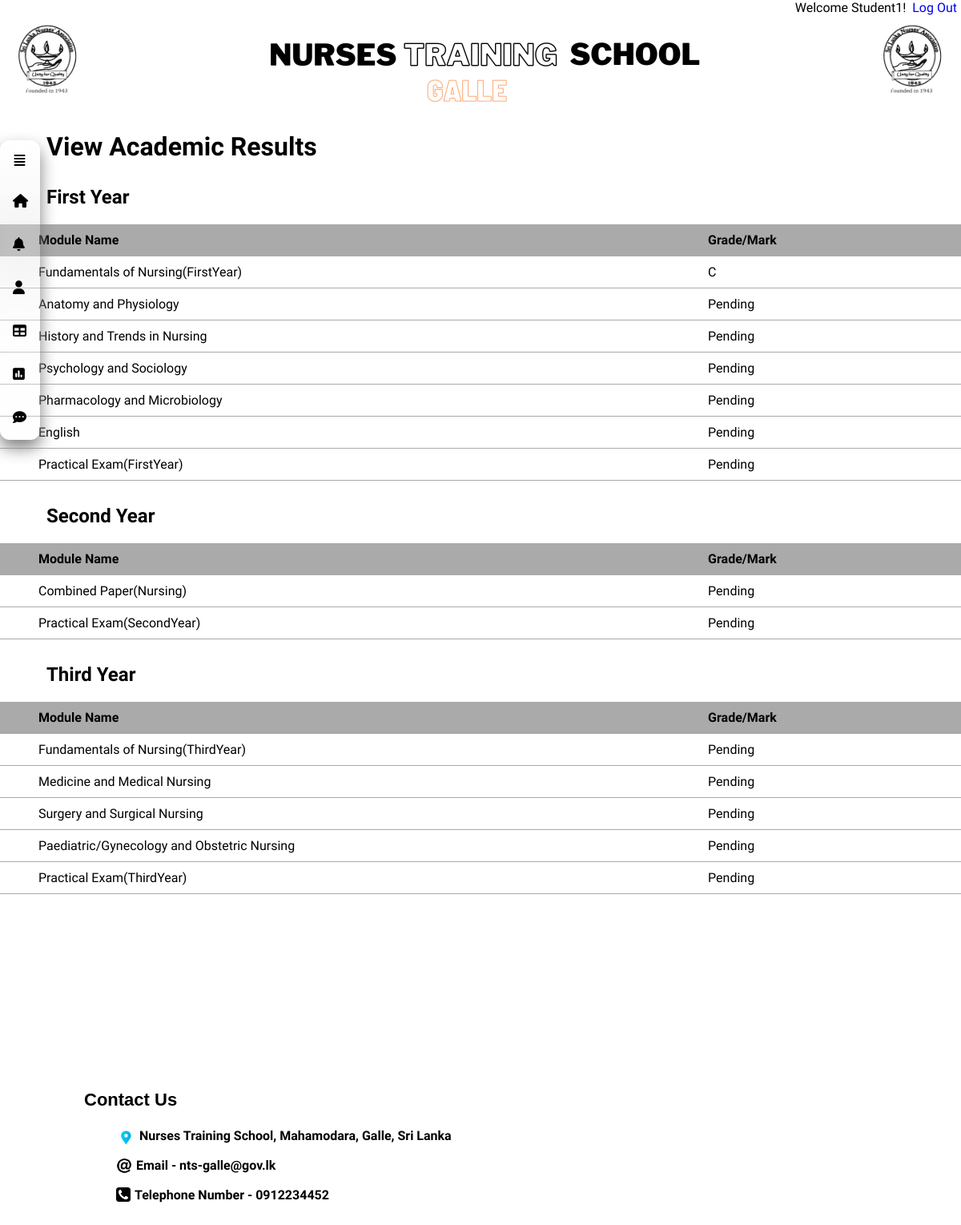
The page /view-results.php (signed in) on the database its author committed.
### tables this page shows
CREATE TABLE `result` (
  `index_no` varchar(6) NOT NULL,
  `first_name` varchar(50) NOT NULL,
  `last_name` varchar(100) NOT NULL,
  `batch` int(4) NOT NULL,
  `1Y01` varchar(4) NOT NULL,
  `1Y02` varchar(4) NOT NULL,
  `1Y03` varchar(4) NOT NULL,
  `1Y04` varchar(4) NOT NULL,
  `1Y05` varchar(4) NOT NULL,
  `1Y06` varchar(4) NOT NULL,
  `1Y07` varchar(4) NOT NULL,
  `2Y01` varchar(4) NOT NULL,
  `2Y02` varchar(4) NOT NULL,
  `3Y01` varchar(4) NOT NULL,
  `3Y02` varchar(4) NOT NULL,
  `3Y03` varchar(4) NOT NULL,
  `3Y04` varchar(4) NOT NULL,
  `3Y05` varchar(4) NOT NULL,
  `is_deleted` tinyint(1) NOT NULL
);

### Model/model.php (called while the page is built, shortened)
<?php require_once __DIR__ . "/../Model/userdb.php" ?>
<?php require_once __DIR__ . "/../inc/functions.php" ?>
<?php require_once('timetable.php'); ?>
<?php
class Model {
	public static function viewResults(){
		global $connection;
		$query = "SELECT * FROM result WHERE index_no = '{$_SESSION['index_no']}'";
		$record = mysqli_query($connection, $query);
		if (mysqli_num_rows($record) == 1) {
			$user = mysqli_fetch_assoc($record);
			return $user;
		} else {
			$errors[] = 'No Record in Result Table';
			return null;
		}
	}
}
 ?>

### inc/functions.php (the view, shortened to what this page needs)
<?php
	function generate_result_table_row($i){
		$table_data = '';
		global $allKeys;
		global $modules;
		global $user;
		$module_code = $allKeys[$i];
		$module_name = $modules[$module_code];
		$grade = $user[$module_code]; if (strtolower($grade) == 'null' ) {
			$grade = 'Pending';
		}
		$table_data .= "<tr>";
		$table_data .= "<td>{$module_name}</td>";
		$table_data .= "<td>{$grade}</td>";
		$table_data .= "</tr>";
		return $table_data;
	}
?>

### Controller/view-results-cont.php (shortened to what this page needs)
<?php require_once('inc/functions.php'); ?>
<?php require_once('Model/result.php'); ?>
<?php include_once('Model/model.php'); ?>
<?php
if (!isset($_SESSION['index_no'])) {
    header('Location: login.php');
}
else if(strlen($_SESSION['index_no'])!= 6){
    header('Location: login.php');
}
else{
	$first_year = '';
	$second_year = '';
	$third_year = '';
	$user = Model::viewResults();
	$modules = Result::$modules;
	if($user){
		$allKeys = array_keys($user);
	}
	for ($i=4; $i < 11 ; $i++) {
		$first_year .= generate_result_table_row($i);
	}
	for ($i=11; $i < 13 ; $i++) {
		$second_year .= generate_result_table_row($i);
	}
	for ($i=13; $i < 18 ; $i++) {
		$third_year .= generate_result_table_row($i);
	}
}

### css/viewResultsRes.css (style rules this page uses)
table.sem_result th, table.sem_result td { padding: 10px; border-bottom: 1px solid #aaa; }
@media only screen and (min-width: 900px) { table.sem_result th, table.sem_result td { padding-left:4%; } }

### css/view-results.css (style rules this page uses)
* { font-family: 'Work Sans', sans-serif; }
body, html { padding: 0; margin: 0; width: 100%; box-sizing: border-box; }

### css/student-profile.css (style rules this page uses)
* { font-family: 'Work Sans', sans-serif; text-decoration: none; }
body, html { padding: 0; margin: 0; width: 100%; box-sizing: border-box; background-attachment: fixed; background-size: cover; background-position: center; }

### rows shown on the page
result: 1Y01 "C", 1Y02 "Pending", 1Y03 "Pending", 1Y04 "Pending", 1Y05 "Pending", 1Y06 "Pending", 1Y07 "Pending", 2Y01 "Pending", 2Y02 "Pending", 3Y01 "Pending", 3Y02 "Pending", 3Y03 "Pending", 3Y04 "Pending", 3Y05 "Pending"

### other values the page prints
$_SESSION['first_name'] "Student1"
$module_name "Fundamentals of Nursing(FirstYear)"
$module_name "Anatomy and Physiology"
$module_name "History and Trends in Nursing"
$module_name "Psychology and Sociology"
$module_name "Pharmacology and Microbiology"
$module_name "English"
$module_name "Practical Exam(FirstYear)"
$module_name "Combined Paper(Nursing)"
$module_name "Practical Exam(SecondYear)"
$module_name "Fundamentals of Nursing(ThirdYear)"
$module_name "Medicine and Medical Nursing"
$module_name "Surgery and Surgical Nursing"
$module_name "Paediatric/Gynecology and Obstetric Nursing"
$module_name "Practical Exam(ThirdYear)"
